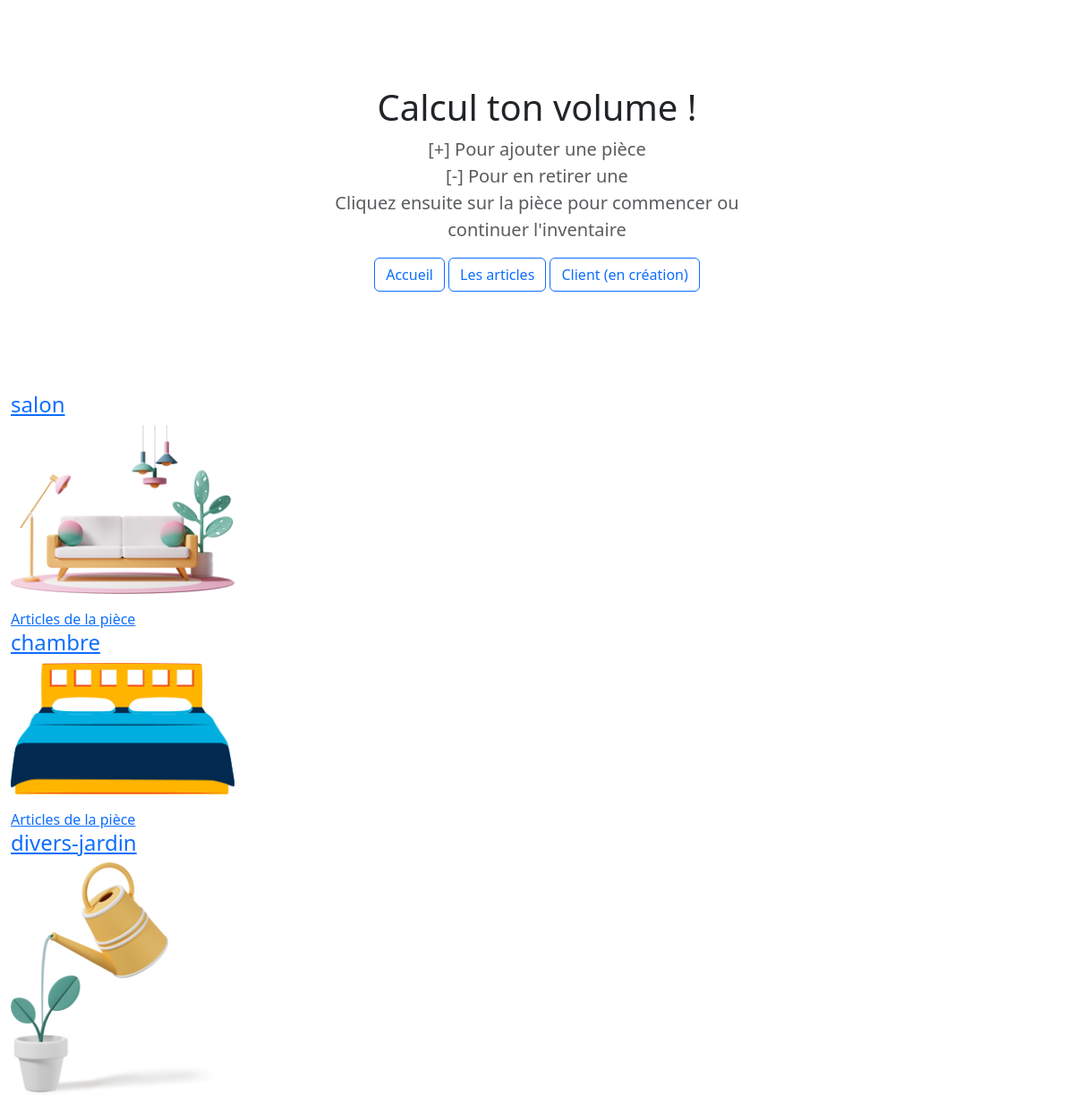
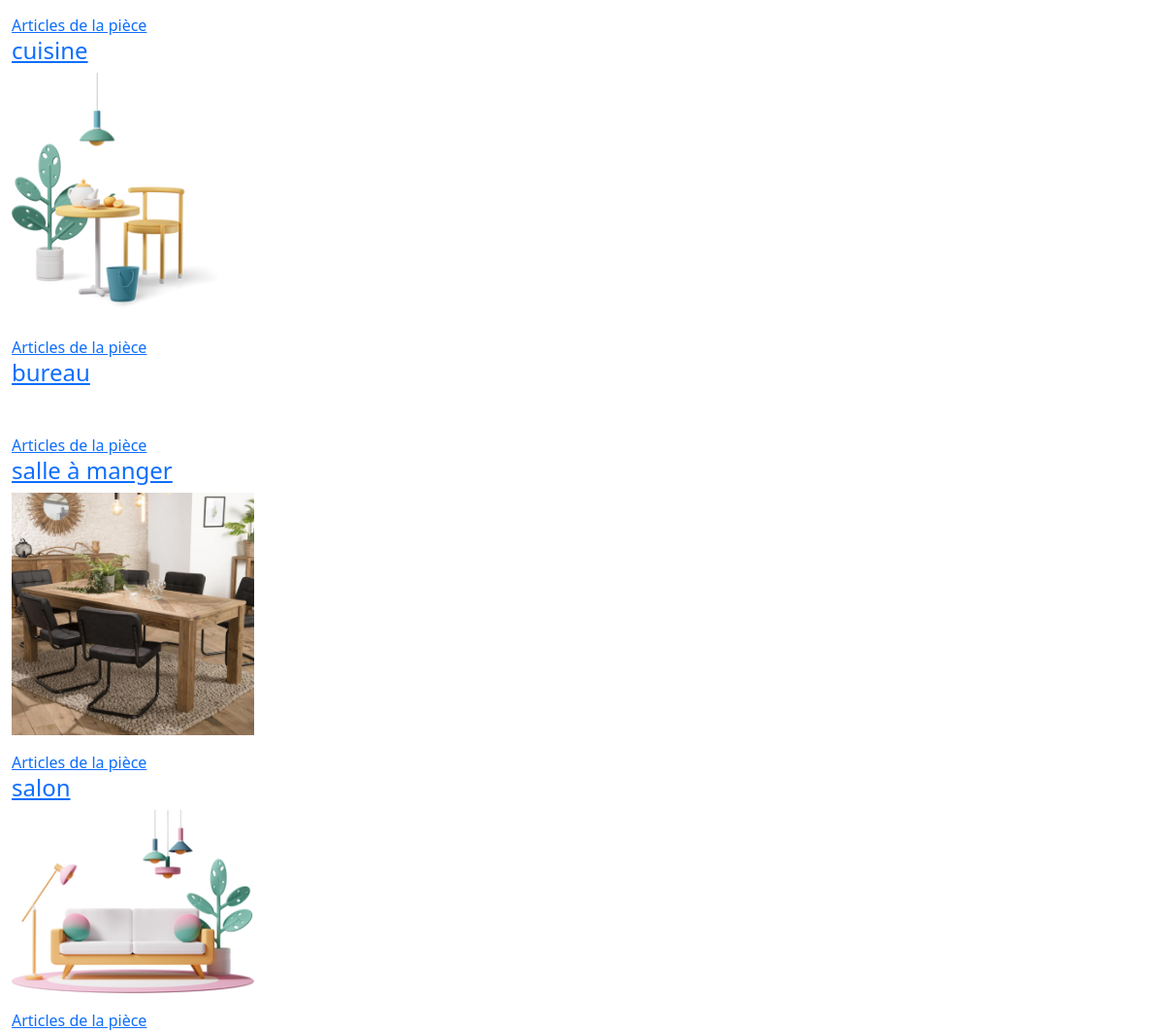
/listePieces, run on an earlier commit of the app's database (2 pictures, top to bottom).
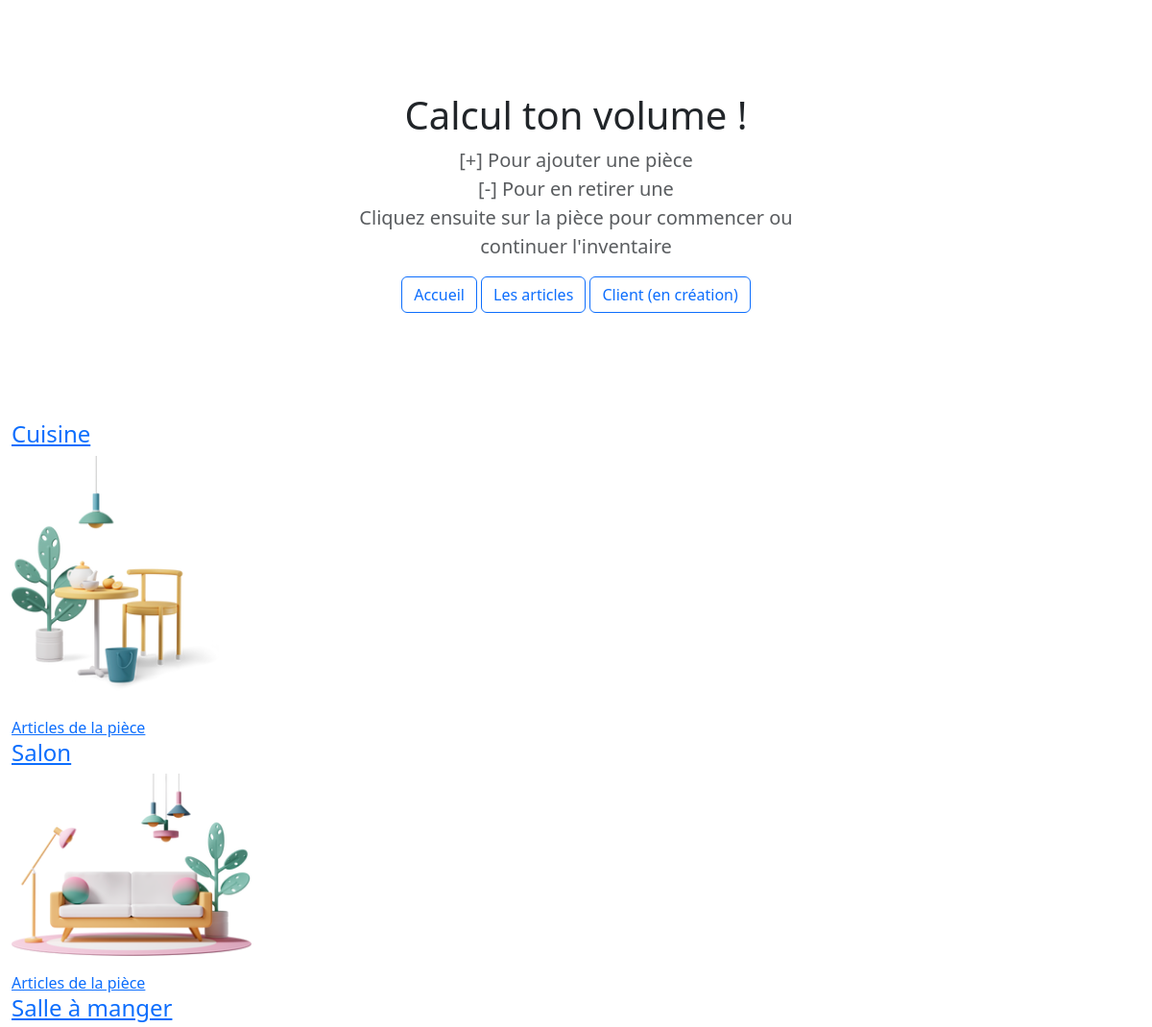
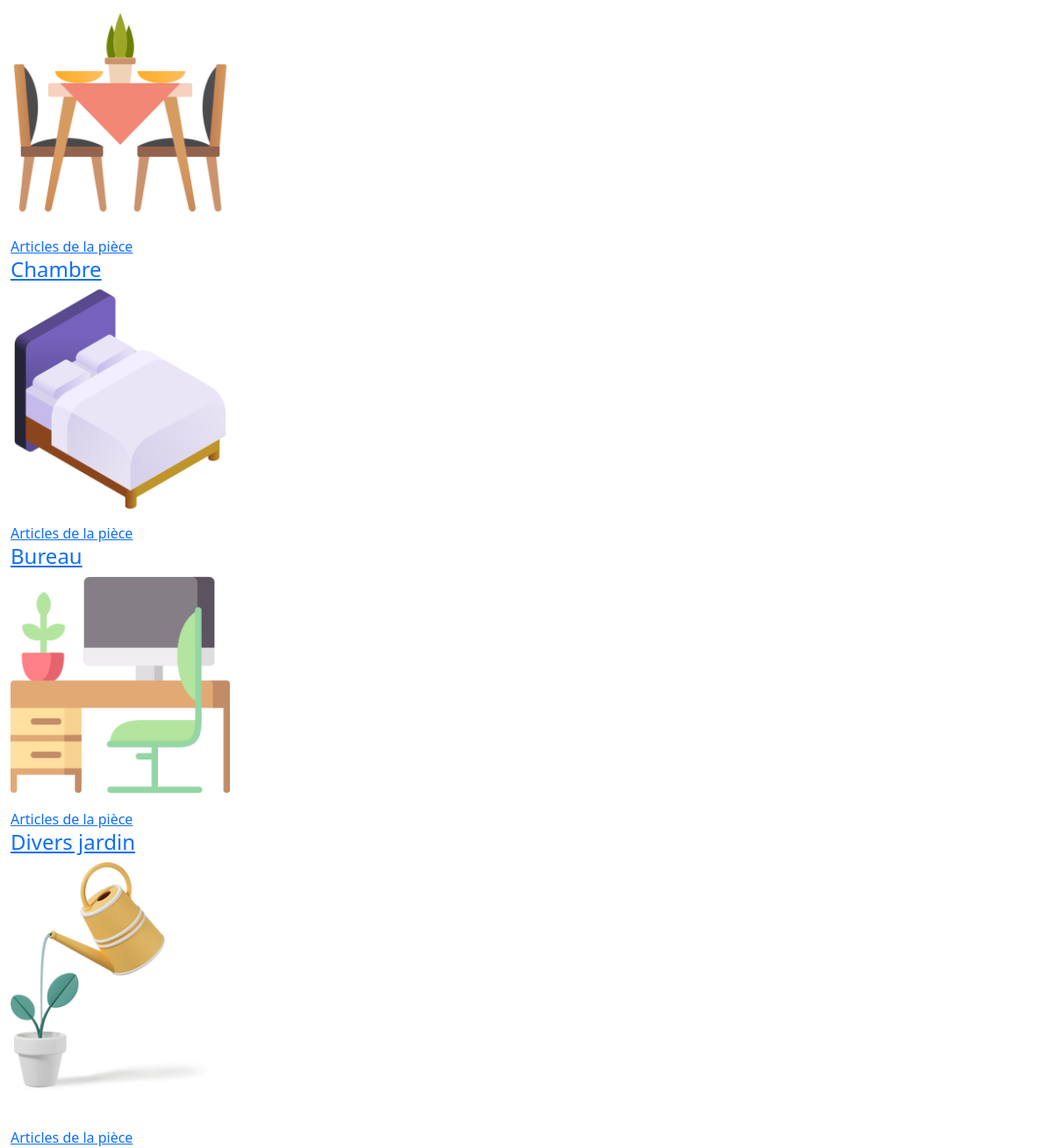
And on a later commit of the database (2 pictures, top to bottom).
### inventaire/models.py (models this page shows)
class Piece(models.Model):
    piece = models.CharField(max_length=50)
    slug = models.CharField(max_length=50)
    image_item = models.ImageField(upload_to="img_pieces", blank=True, null=True)
    def __str__(self):
        return self.piece

### inventaire/views.py (the view)
# urls.py: path("listePieces", listePieces, name="listePieces"),
def listePieces(request):
    piecestablepiece = Piece.objects.all()
    return render(request, 'inventaire/liste_pieces.html', context={"piecestable": piecestablepiece})

### inventaire/templates/inventaire/liste_pieces.html (shortened to what this page needs)
{% extends 'base.html' %}
{% block content %}
<section class="py-5 text-center container">
    <div class="row py-lg-5">
      <div class="col-lg-6 col-md-8 mx-auto">
        <h1 class="fw-light">Calcul ton volume !</h1>
            <p class="lead text-muted">[+] Pour ajouter une pièce <br> [-] Pour en retirer une <br/>
                Cliquez ensuite sur la pièce pour commencer ou continuer l'inventaire
            </p>
            <p>
            <a href="{% url 'home' %}" class="btn btn-outline-primary">Accueil</a>
            <a href="{% url 'inventaire-par-lieu' %}" class="btn btn-outline-primary">Les articles</a>
            <a href="{% url 'home' %}" class="btn btn-outline-primary">Client (en création)</a>
            </p>
      </div>
    </div>
</section>
    <div>
        {% for lieu in piecestable %}
           <h4><a href="{% url 'inventaire-par-lieu' %}?place={{ lieu }}">{{ lieu }}</a></h4>
           <p><a href="{% url 'inventaire-par-lieu' %}?place={{ lieu }}"><img src="{{ lieu.image_item.url }}" alt="{{ piece.piece }}" style="max-width: 250px;"></a></p>
           <a href="{% url 'inventaire-par-lieu' %}?place={{ lieu }}">Articles de la pièce</a>
        {% endfor %}
    </div>
{% endblock %}

### templates/base.html (shortened to what this page needs)
{% load static %}
<!DOCTYPE html>
<html lang="fr">
<head>
    <link rel="stylesheet" type="text/css" href="{% static 'inventaire/css/bootstrap.css' %}"/>
</head>
<body>
<div class="container-fluid">
    {% block content %}
    {% endblock %}
</div>
</body>
</html>

What changed in the data, as far as the page shows it:
removed Piece: piece "salon", image_item (picture)
removed Piece: piece "chambre", image_item (picture)
removed Piece: piece "divers-jardin", image_item (picture)
removed Piece: piece "cuisine", image_item (picture)
removed Piece: piece "bureau"
removed Piece: piece "salle à manger", image_item (picture)
removed Piece: piece "salon", image_item (picture)
added Piece: piece "Cuisine", image_item (picture)
added Piece: piece "Salon", image_item (picture)
added Piece: piece "Salle à manger", image_item (picture)
added Piece: piece "Chambre", image_item (picture)
added Piece: piece "Bureau", image_item (picture)
added Piece: piece "Divers jardin", image_item (picture)
